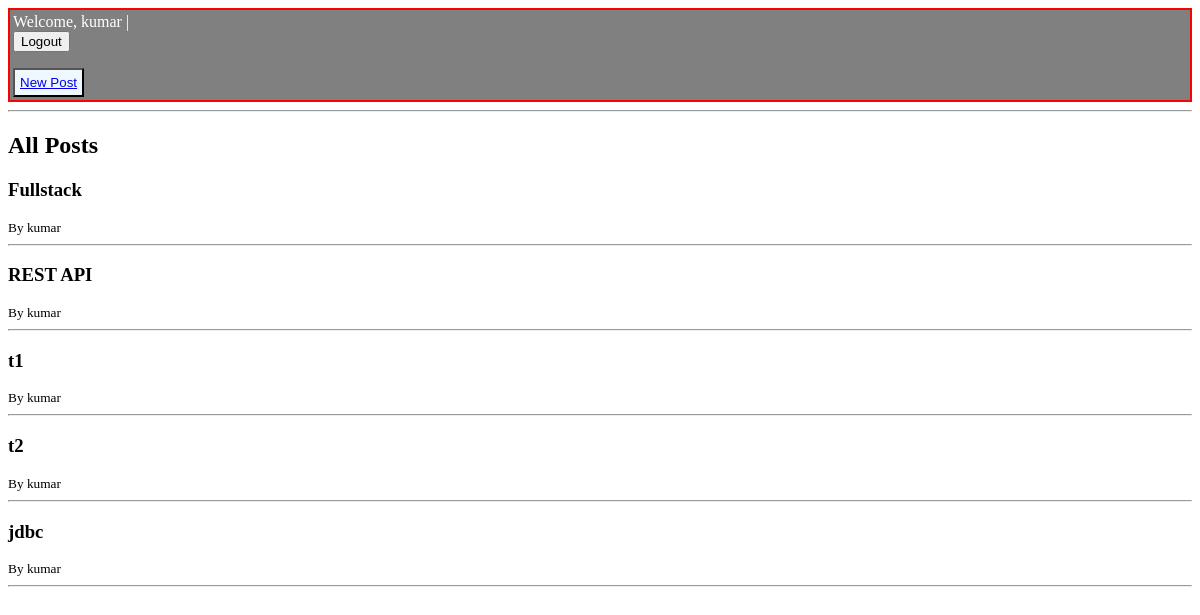
The app's page / (signed in) with its own data.
### blog/models.py (models this page shows, shortened)
class Post(models.Model):
    title = models.CharField(max_length=200)
    content = models.TextField()
    author = models.ForeignKey(User, on_delete=models.CASCADE)
    created = models.DateTimeField(auto_now_add=True)

### blog/views.py (the view)
# urls.py: path('', views.post_list, name='post_list'),
def post_list(request):
    posts = Post.objects.all()
    return render(request, 'post_list.html', {'posts':posts})

### blog/templates/post_list.html
{% extends 'base.html' %}
{% block content %}
  <h2>All Posts</h2>
  {% for post in posts %}
    <div>
      <h3>{{ post.title }}</h3>
      <small>By {{ post.author.username }}</small>
    </div>
    <hr>
  {% empty %}
    <p>No posts yet.</p>
  {% endfor %}
{% endblock %}

### blog/templates/base.html (shortened to what this page needs)
<html>
<head>
</head>
<body>
    <div class="menu">
    {% if user.is_authenticated %}
        Welcome, {{ user.username }} |
        <form method="post" action="{% url 'logout' %}">
            <input type="submit" value="Logout"/>
        </form>
        <button><a href="{% url 'post_create' %}">New Post</a></button>
    {% else %}
        <button><a href="{% url 'login' %}">Login</a></button>
    {% endif %}
  </div>
  <hr>
  {% block content %}{% endblock %}
</body>
</html>

### blog/templates/base.html (style rules this page uses)
.menu { background-color: gray; color: white; border: 2px solid red; padding: 3px; }
button { background-color: aliceblue; font-family: 40px; padding: 5px; }

### records on screen
Post: title "Fullstack", author.username "kumar"
Post: title "REST API", author.username "kumar"
Post: title "t1", author.username "kumar"
Post: title "t2", author.username "kumar"
Post: title "jdbc", author.username "kumar"

### other values on screen
{{ user.username }} "kumar"
